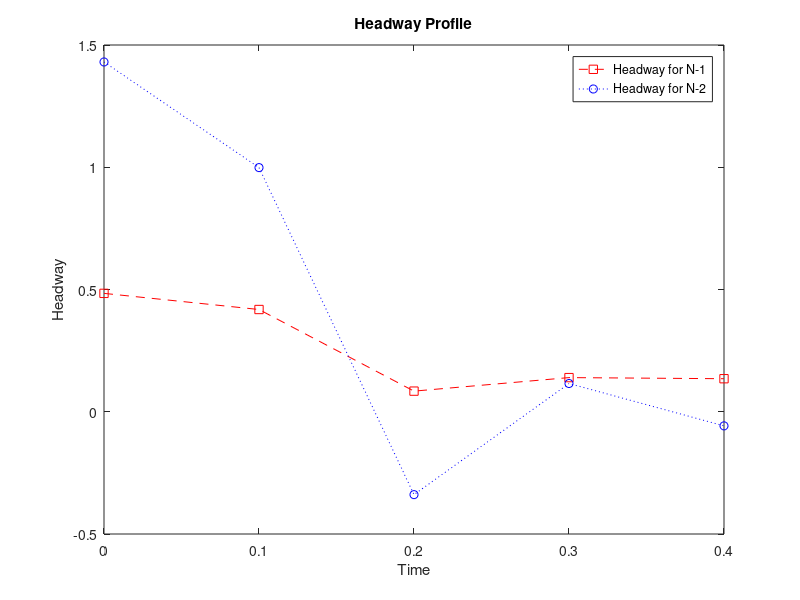
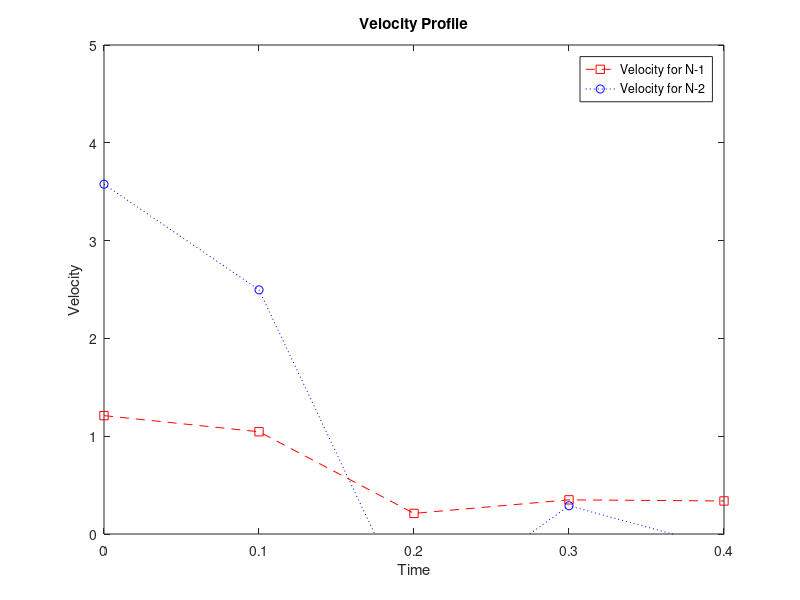
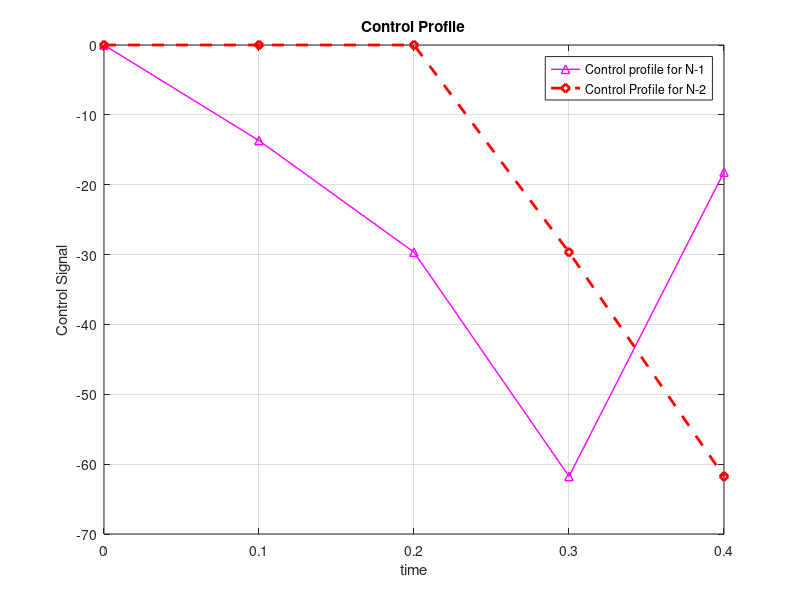
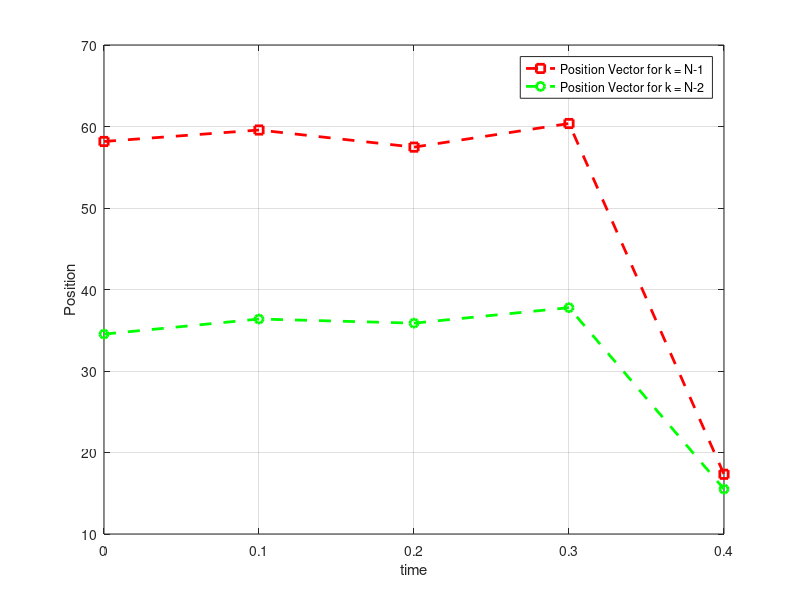

MATLAB code for these plots, in order:
%Optimal Control Project - EEE 587
%Monish Dev Sudhakhar & Sai Praveen Daddala (TEAM 5)
%OPTIMAL CRUISE CONRTOL
clear all
clc
%Set up time vector
t = 0:0.1:0.45;
dt = 0.1;
%t_dis = 0:dt:t;

%Initialize SS Matrices
A = [0 -1 0 1; 0 0 0 0; 0 0 0 -1; 0 0 0.9 -1.2];
B = [0; 1; 0; 0];
%C = [1 1; 0 0]
Ak=[0 -1 0 1; 0 0 0 0; 0 0 0 -1; 0 0 0.6 -1.2];
B1 = [0; 1; 0; 0];
t1 = 0.4
Ak = exp(Ak*t1)

Bk1 = (exp(Ak*0.35)*B1)
Bk2 = (exp(Ak*0.15)*B1)
%UPDATED STATE VAR

E = [Ak Bk2; 0 0 0 0 0]
P = [Bk1;1]
U = eye(5)
O = [0; 0; 0; 0; 0]

% %Discretize SS Matrices
sysc = ss(E,P,U,O);
sysd = c2d(sysc, dt);

%A and B matrices
E = sysd.a;
P = sysd.b;

%A = eye(2) + A*dt;
%B = B*dt;

%Initialize LQR gains
Q = [1 0 0 0; 0 1 0 0; 0 0 0 0; 0 0 0 0];
R = 1;
Q1 = [1 0 0 0 0; 0 1 0 0 0; 0 0 0 0 0; 0 0 0 0 0; 0 0 0 0 0 ];

Q1 = Q1*dt
R = R*dt

%Check for controllability
control = ctrb(E,P);
if rank(control) == 4
    disp("System is controllable")
else
    disp("System is not controllable")
end

%Set N = length of t
N = length(t);
S = Q1


%Initialize vectors
L = zeros(N-1,5);


%Solve recurrence equations for F
for K = N-1:-1:1
    L(K,:) = (inv(P' * S * P + R))*P' * S * E;
    S = E'* S * E + Q1 - L(K)' * P' * S * E;
    V =  E' * S * E
    H =  E' * S * E + Q1
    velocity = 1/t1 *(H)
end
for K = N-2:-1:1
    L(K,:) = (inv(P' * S * P + R))*P' * S * E;
    S = E'* S * E + Q1 - L(K)' * P' * S * E;
    V =  E' * S * E
    H1 =  E' * S * E + Q1
    velocity1 =1/t1 * (H1)
end
%Plotting headway & velocity
figure(1)

plot(t(1,:),H(:,5),'r--s')
hold on
plot(t(1,:),H1(:,5),'b:o')
legend('Headway for N-1','Headway for N-2')
title('Headway Profile')
xlabel('Time')
ylabel('Headway')
figure(2)
plot(t(1,:),velocity(:,5),'r--s')
hold on
plot(t(1,:),velocity1(:,5),'b:o')
ylim([0 5])
legend('Velocity for N-1','Velocity for N-2')
title('Velocity Profile')
xlabel('Time')
ylabel('Velocity')


%X(:,1) = [1;0];
%X_dlqr(:,1) = [1;0];
%P_dlqr = dare(A,B,Q,R);
%K_dlqr = inv(R)*B'*P_dlqr;



%Set initial conditions
X0 = [1 2 3 4 5];
X = zeros(5, N-2);
X(:,1) = X0;

%Use numerical integration to plot x
for K = 1:N-1
    u(K+1) = -L(K,:)*X(:,K);
    X(:,K+1) = E*X(:,K) + P*L(K,:)*X(:,K);
    %X(:,K) = X_dlqr*dt + X(:,K-1);
end

for K = 2:N-2
    u1(K+2) = -L(K,:)*X(:,K)
    X1(:,K+2) = E*X(:,K) + P*L(K,:)*X(:,K);
    %X(:,K) = X_dlqr*dt + X(:,K-1);
end
% Plotting Control and Position
figure(3)
plot(t,u,'m-^','LineWidth',1)
hold on
plot(t,u1,'r--d','LineWidth',2)
grid on
legend('Control profile for N-1','Control Profile for N-2')
title('Control Profile')
xlabel('time')
ylabel('Control Signal')
disp(X)
disp(X1)
figure(4)
plot(t,X(:,5),'r--s','LineWidth',2)
hold on
plot(t,X1(:,5),'g--o','LineWidth',2)
grid on
legend('Position Vector for k = N-1','Position Vector for k = N-2')
xlabel('time')
ylabel('Position')